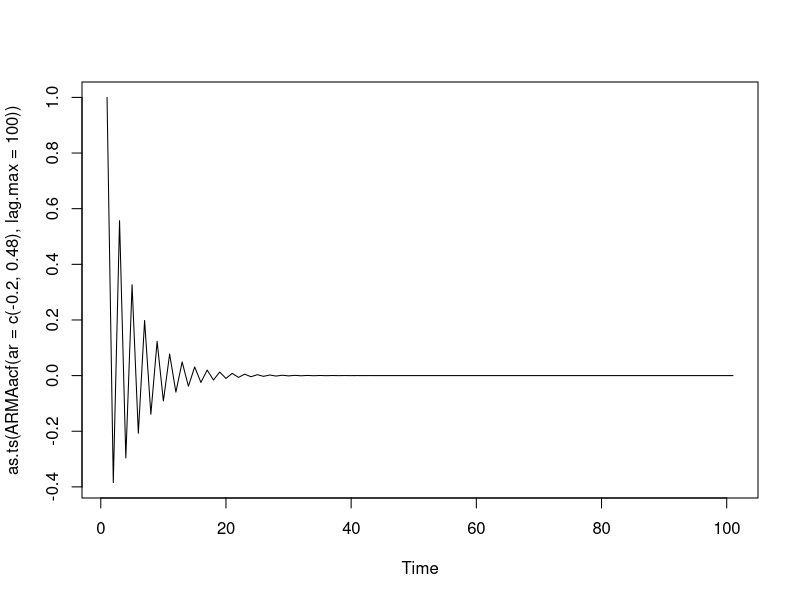
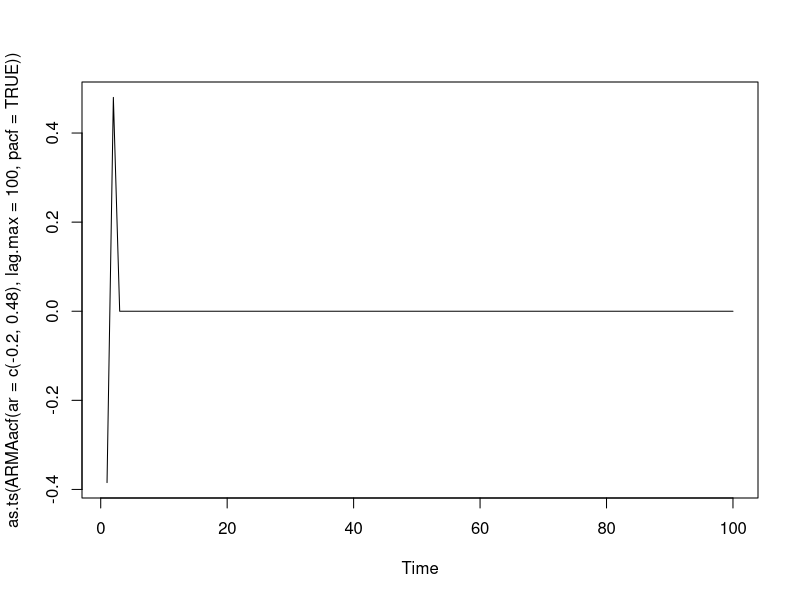
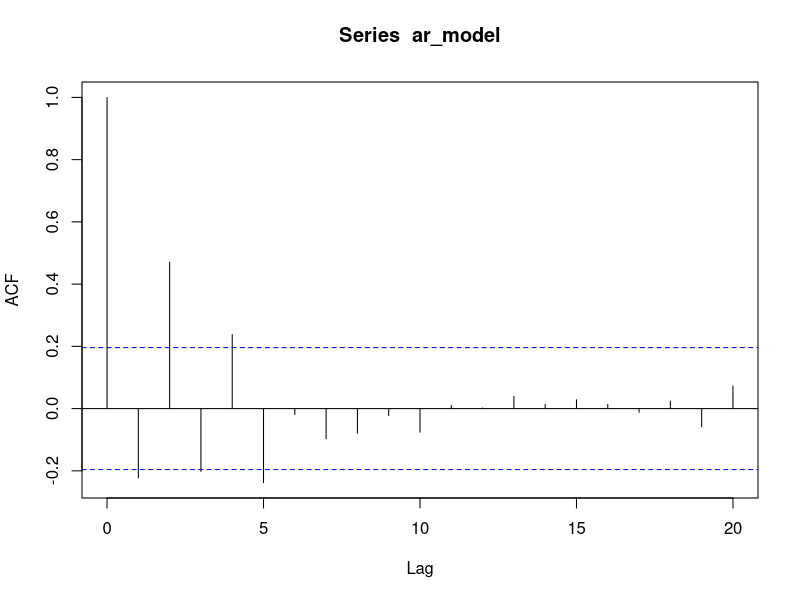
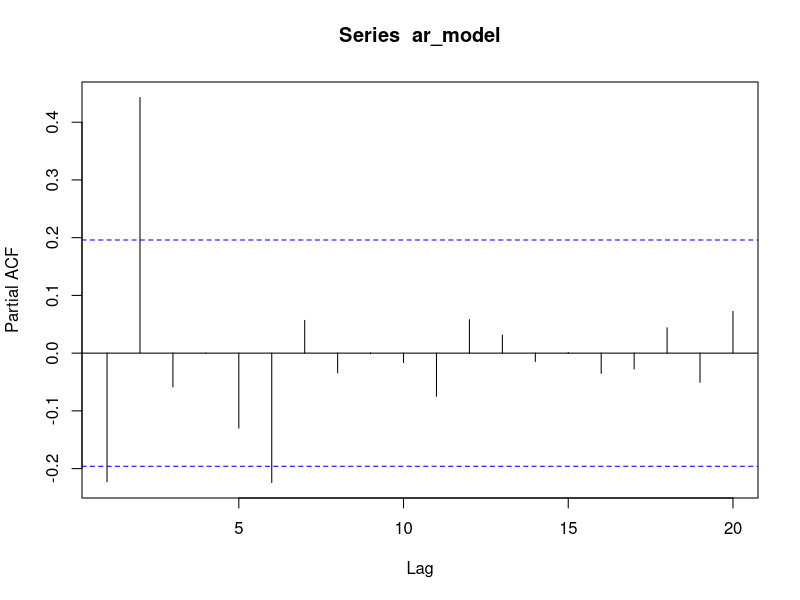
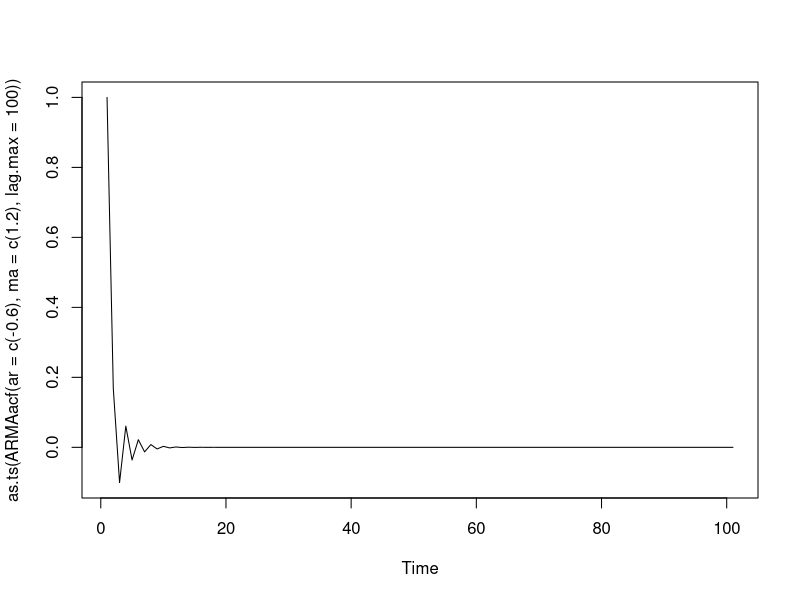
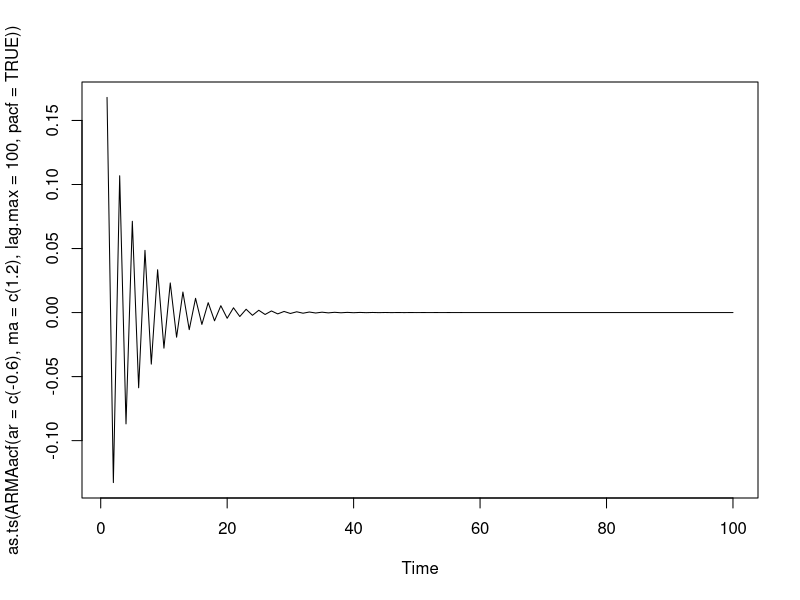
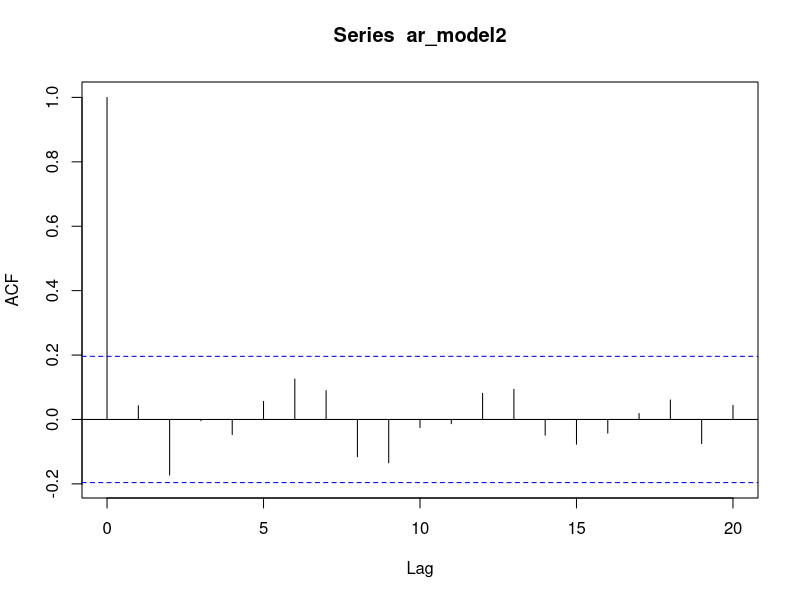
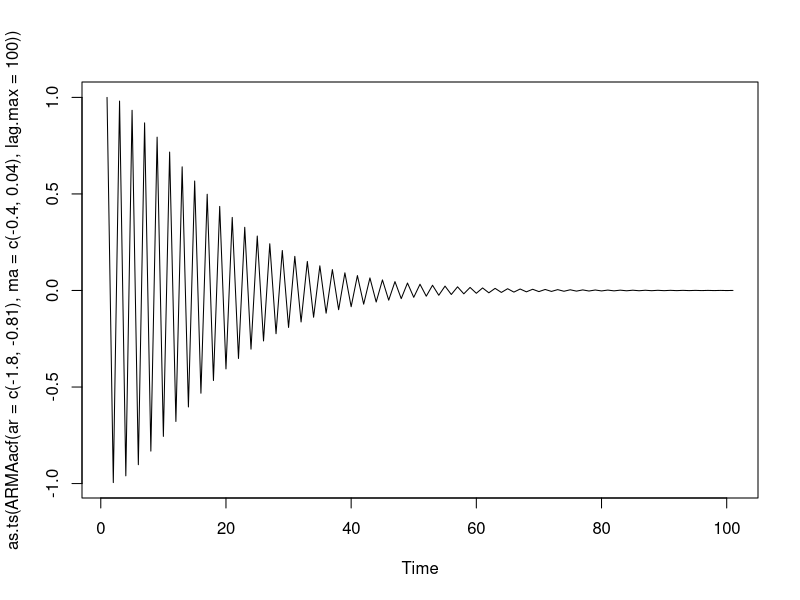

Generate these figures, in order, with R:
#open up new tab for plot
x11()

#theoretical ACF values
ARMAacf(ar=c(-0.2,0.48),lag.max=8)
ARMAacf(ar=c(-0.2,0.48),lag.max=8,pacf=TRUE)
plot(as.ts(ARMAacf(ar=c(-0.2,0.48),lag.max=100)))
plot(as.ts(ARMAacf(ar=c(-0.2,0.48),lag.max=100,pacf=TRUE)))
#generated ACF values
rand_om <- rnorm(100,0,1)
ar_model <- rand_om
ar_model[1] <- 1
ar_model[2] <- 1
for(i in c(3:100)){
  ar_model[i] <- -0.2*ar_model[i-1]+0.48*ar_model[i-2]+rand_om[i]
}
#print(ar_model)
ar_acf <- acf(ar_model,type="correlation",plot=T)
ar_acf
ar_pacf <- acf(ar_model,type="partial")


#C
#theoretical ACF values
ARMAacf(ar=c(-0.6),ma=c(1.2),lag.max=8)
ARMAacf(ar=c(-0.6),ma=c(1.2),lag.max=8,pacf=TRUE)
plot(as.ts(ARMAacf(ar=c(-0.6),ma=c(1.2),lag.max=100)))
plot(as.ts(ARMAacf(ar=c(-0.6),ma=c(1.2),lag.max=100,pacf=TRUE)))
#generated ACF values
rand_om2 <- rnorm(100,0,1)
ar_model2 <- rand_om2
ar_model2[1] <- 1
for(i in c(2:100)){
  ar_model2[i] <- -0.6*ar_model2[i-1]+rand_om2[i]+1.2*rand_om2[i-1]
}
#print(ar_model)
ar_acf <- acf(ar_model2,type="correlation",plot=T)
ar_acf


#D
#theoretical ACF values
ARMAacf(ar=c(-1.8,-0.81),ma=c(-0.4,0.04),lag.max=8)
ARMAacf(ar=c(-1.8,-0.81),ma=c(-0.4,0.04),lag.max=8,pacf=TRUE)
plot(as.ts(ARMAacf(ar=c(-1.8,-0.81),ma=c(-0.4,0.04),lag.max=100)))
plot(as.ts(ARMAacf(ar=c(-1.8,-0.81),ma=c(-0.4,0.04),lag.max=100,pacf=TRUE)))
#generated ACF values
rand_om3 <- rnorm(100,0,1)
ar_model3 <- rand_om3
ar_model3[1] <- 1
ar_model3[2] <- 1
for(i in c(3:100)){
  ar_model3[i] <- -1.8*ar_model3[i-1]-0.81*ar_model3[i-2]+rand_om3[i]-0.4*rand_om3[i-1]+0.04*rand_om3[i-2]
}
#print(ar_model)
ar_acf <- acf(ar_model3,type="correlation",plot=T)
ar_acf
